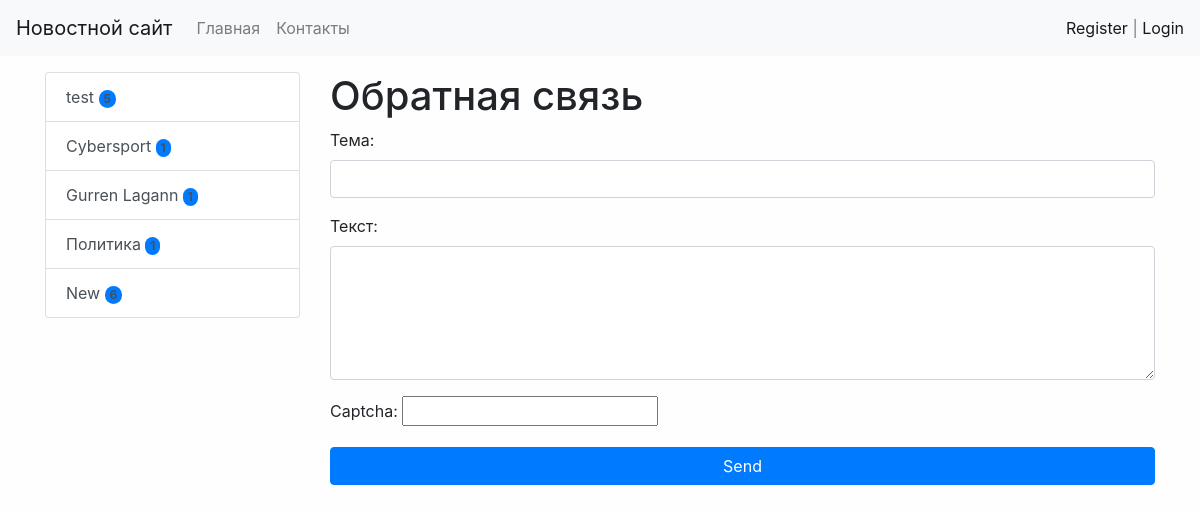
Page /contact/ on the committed database.
### news/models.py (models this page shows, shortened)
class Category(models.Model):
    title = models.CharField(max_length=150, db_index=True, verbose_name='Наименование категории')
    def get_absolute_url(self):
        return reverse('category', kwargs={"category_id": self.pk})
    class Meta:
        verbose_name = 'Категория'
        verbose_name_plural = 'Категории'
        ordering = ['title']

### news/views.py (the view)
# urls.py: path('contact/', contact, name='contact'),
def contact(request):
    if request.method == 'POST':
        form = ContactForm(request.POST)
        if form.is_valid():
            mail = send_mail(form.cleaned_data['subject'],
                             form.cleaned_data['content'],
                             '9pedobear@gmail.com',
                             ['kayratsagynbekov@gmail.com'],
                             fail_silently=True)
            if mail:
                messages.success(request, 'Письмо отправлено!')
                return redirect('contact')
            else:
                messages.error(request, 'Ошибка отправки')
        else:
            messages.error(request, 'Ошибка валидации')
    else:
        form = ContactForm()
    return render(request, 'news/test.html', {"form": form})

### news/forms.py
class ContactForm(forms.Form):
    subject = forms.CharField(label='Тема', widget=forms.TextInput(attrs={'class': 'form-control'}))
    content = forms.CharField(label='Текст', widget=forms.Textarea(attrs={'class': 'form-control', "rows": 5}))
    captcha = CaptchaField()

### news/templatetags/news_tags.py (called while the page is built)
@register.inclusion_tag('news/list_categories.html')
def show_categories(arg1='Hello', arg2='world'):
    categories = Category.objects.annotate(cnt=Count('news', filter=F('news__is_published'))).filter(cnt__gt=0)
    return {"categories": categories, "arg1": arg1, "arg2": arg2}

### news/templates/news/test.html (shortened to what this page needs)
{% extends 'base.html' %}
{% block sidebar %}
{% include 'inc/_sidebar.html' %}
{% endblock %}
{% block content %}
<h1>Обратная связь</h1>
<form method="post">
    {{ form.as_p }}
    <button type="submit" class="btn btn-primary btn-block">Send</button>
</form>
{% endblock %}

### news/templates/news/list_categories.html
<div class="list-group">
    {% for item in categories %}
    <a href="{{ item.get_absolute_url }}" class="list-group-item
    list-group-item-action">{{ item.title }}  <span class="badge bg-primary
    rounded-pill">{{ item.cnt }}</span></a>
    {% endfor %}
</div>

### mysite/static/css/style.css (style rules this page uses)
body { background-color: #fefefe; }

### rows in the picture
Category: title "test", cnt "5"
Category: title "Cybersport", cnt "1"
Category: title "Gurren Lagann", cnt "1"
Category: title "Политика", cnt "1"
Category: title "New", cnt "6"
